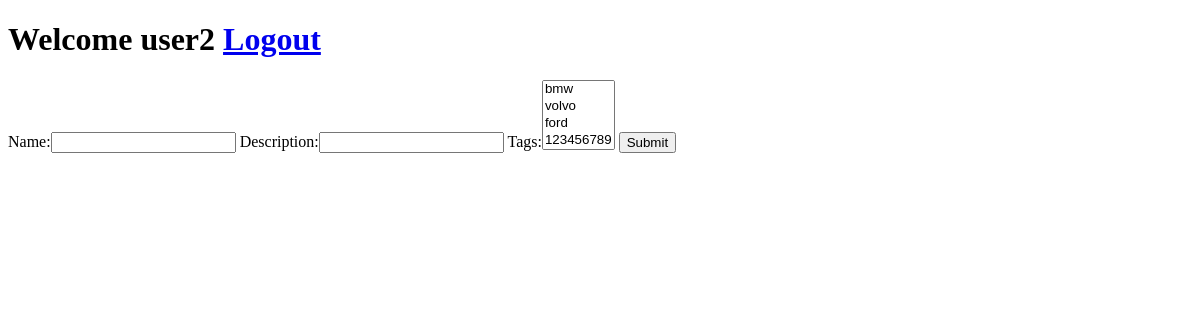
Before: /todos/ (signed in) with the older database file.
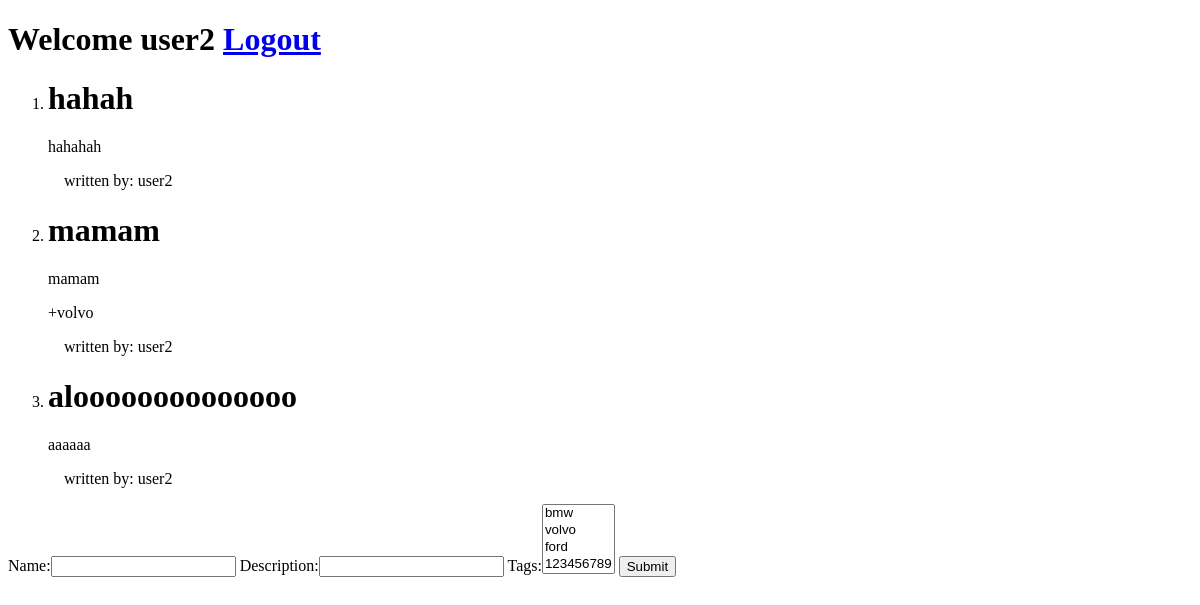
After: the same page with the newer database file.
### tags/models.py (models this page shows)
class Tag(models.Model):
    name = models.CharField(max_length=50)
    def __str__(self):
        return self.name

### todo/models.py (models this page shows)
class Todo(models.Model):
    name = models.CharField(max_length=220)
    description = models.CharField(max_length=520)
    owner = models.ForeignKey(User)
    tags = models.ManyToManyField(Tag)

### todo/views.py (the view)
def show_todo(request):
    if request.method == "POST":
        form = TodoForm(request.POST)
        if form.is_valid():
            todo = form.save(commit=False)
            todo.owner = request.user
            todo.save()
            form.save_m2m()
    elif request.method == "GET":
        form = TodoForm()
    return render(request, "my_todos.html", {"todos": Todo.objects.filter(owner=request.user.id),
                                             "tags": Tag.objects.all(),
                                             "form": form})

### todo/forms.py
class TodoForm(forms.ModelForm):
    class Meta:
        model = Todo
        fields = ["name", "description", "tags"]

### todo/templates/my_todos.html (shortened to what this page needs)
<!DOCTYPE html>
<html lang="en">
<head>
</head>
<body>
{% if request.user.username %}
    <h1>Welcome {{ request.user.username }}  <a href="/users/logout">Logout</a></h1>
{% endif %}
<ol>
    {% for todo in todos %}
        <li>
            <h1>{{ todo.name }}</h1>
            <p>{{ todo.description }}</p>
            {% for tag in todo.tags.all %}
                +{{ tag.name }}
            {% endfor  %}
            <p>&nbsp;&nbsp;&nbsp; written by: {{ todo.owner.username }}</p>
        </li>
    {% endfor %}
</ol>
{% if form %}
    <form method="POST">
        {{ form }}
        <button type="submit">Submit</button>
    </form>
{% endif %}
</body>
</html>

Changed rows visible on the page:
added Todo: name "hahah", description "hahahah", owner.username "user2"
added Todo: name "mamam", description "mamam", owner.username "user2"
now on this page (row unchanged): Tag: name "volvo"
added Todo: name "aloooooooooooooo", description "aaaaaa", owner.username "user2"
